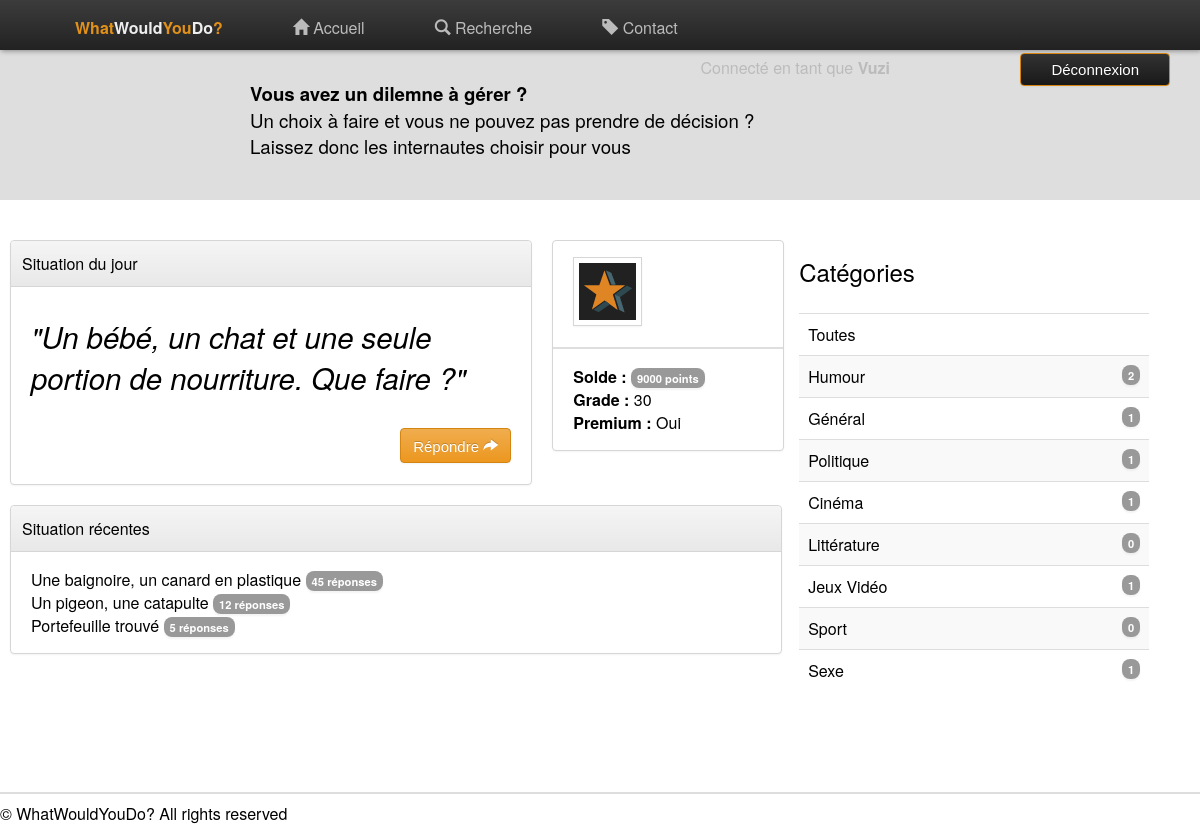
The page /php/index.php (signed in) on the database its author committed.
### tables this page shows
CREATE TABLE IF NOT EXISTS `category` (
  `id` int(11) NOT NULL AUTO_INCREMENT,
  `name` varchar(50) NOT NULL,
  PRIMARY KEY (`id`)
);

### php/category.php (the view)
			<div class="categories">
				<h3>Catégories</h3>
				<table class="table table-striped table-hover">
<?php
	echo '<tr><td><a href="search.php?id=0" >Toutes</a></td></tr>';
	$bdd = new PDO('mysql:host=localhost;dbname=wwyd', 'root', '', array(PDO::MYSQL_ATTR_INIT_COMMAND => 'SET NAMES utf8'));
	$query = $bdd->query('SELECT name, id FROM category');
	while($data = $query->fetch()){
		$query2 = $bdd->query('SELECT COUNT(*) FROM topic WHERE category_id = "'.$data['id'].'"');
		$data2 = $query2->fetch();
		echo '<tr><td><a href="search.php?id='.$data['id'].'" >'.$data["name"].' <a class="badge" style="float: right">'.$data2[0].'</a></a></td></tr>';
	}
?>
				</table>
			</div>

### css/style.css (style rules this page uses)
html { font-family: 'Helvetica Neue', Helvetica, Arial, sans-serif; }
a { text-decoration: none; color: inherit; }
h3 { font-size: 24px; font-weight: normal; }
.badge { background-color: rgb(153, 153, 153); box-shadow: rgba(0, 0, 0, 0.0470588) 0px 2px 2px 0px; color: white; font-weight: bold; border-radius: 8px; font-size: 70%; padding: 2px; padding-left: 6px; padding-right: 6px; white-space: nowrap; }
.categories { width: 350px; float: left; margin: auto; }
.categories table { width: 100%; border-collapse: collapse; }
.categories td { border-top: 1px solid #ddd; padding: 9px; }
.categories tr:nth-child(even) { background-color: #f9f9f9; }
.table-hover td { padding-left: 9px; transition: padding-left .3s ease-in; }

### php/header.php (style rules this page uses)
body { margin: 0; padding-top: 50px; padding-bottom: 20px; }

### rows shown on the page
category: name "Humour", data2 "2"
category: name "Général", data2 "1"
category: name "Politique", data2 "1"
category: name "Cinéma", data2 "1"
category: name "Littérature", data2 "0"
category: name "Jeux Vidéo", data2 "1"
category: name "Sport", data2 "0"
category: name "Sexe", data2 "1"

### other values the page prints
$_SESSION["user"]["login"] "Vuzi"
$_SESSION["user"]["nb_point"] "9000"
$_SESSION["user"]["rank_id"] "30"
